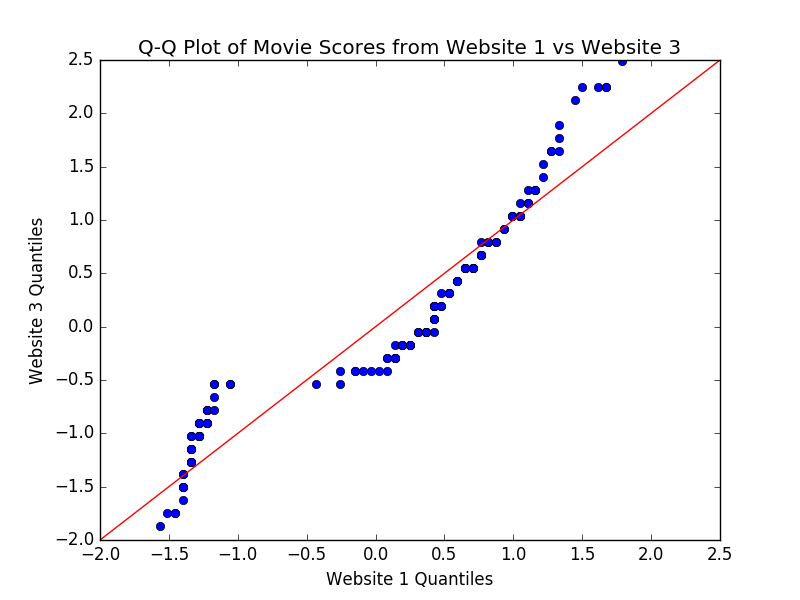

This chart was generated by the following Python code:
#!/usr/bin/env python2.7

# Eric Layne
# CSE40647
# hw1-2-5

import csv
import numpy as np
from scipy import stats
import matplotlib.pyplot as plt
import statsmodels.api as sm

#score1 = [None]*150
#score2 = [None]*150
#score3 = [None]*150
#score4 = [None]*150
#genres = (['ACTION', 'ROMANCE', 'COMEDY'])
score1 = np.empty(150)
score3 = np.empty(150)

with open('Dataset-film-data.csv') as film_data_file:
	film_data = csv.reader(film_data_file, delimiter=',')
	read_head = False
	line_num = 0
	for row in film_data:
		if not read_head:
			read_head = True
			continue
		else:
			score1[line_num] = float(row[1])
			score3[line_num] = float(row[3])
			line_num = line_num + 1

pp_x = sm.ProbPlot(score1, fit=True)
pp_y = sm.ProbPlot(score3, fit=True)
fig = pp_x.qqplot(line='45', other=pp_y)
plt.xlabel('Website 1 Quantiles')
plt.ylabel('Website 3 Quantiles')
plt.title('Q-Q Plot of Movie Scores from Website 1 vs Website 3')
plt.show()
